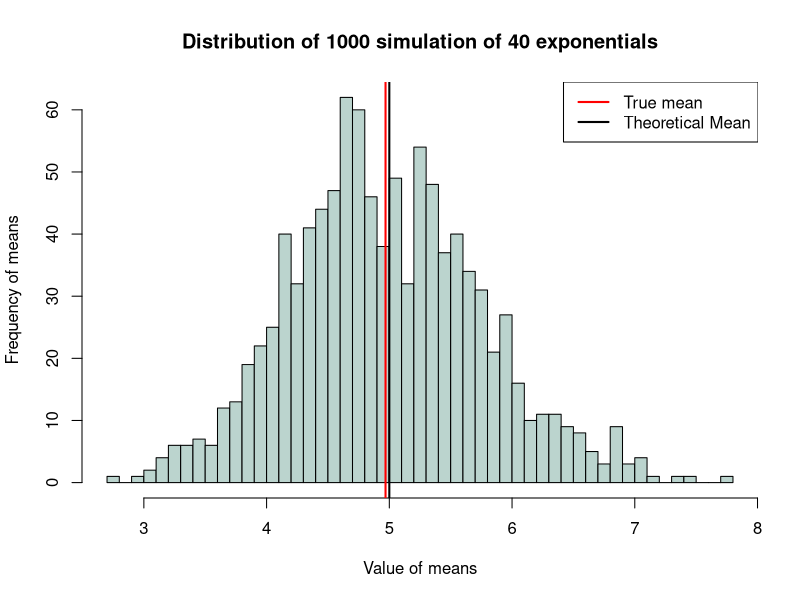
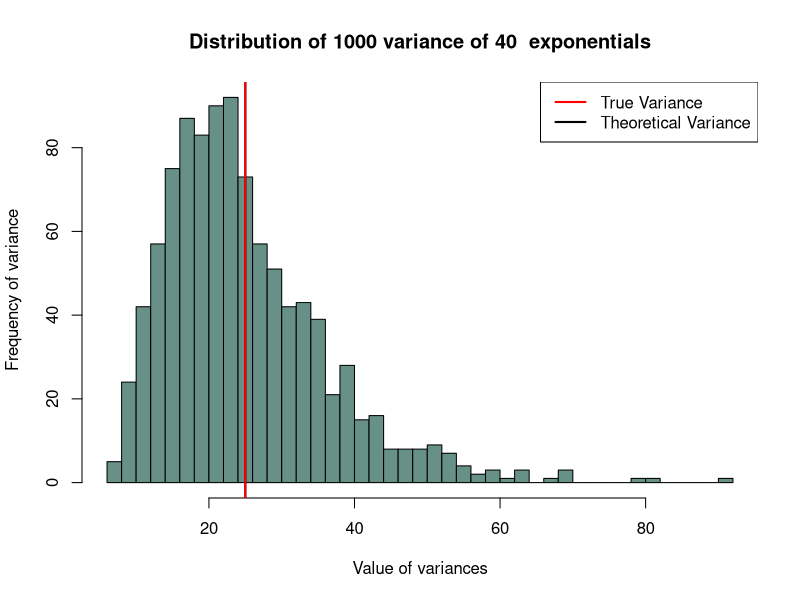

The R script that drew these images, in order: (Note: this script raises an error after producing the figures.)
## ---- chunk 1
lambda <- 0.2
mean <- 1/lambda
std <- 1/lambda
n_simulations <- 1000
n_exponentials <- 40

set.seed(50)

# Generate 1000 simulations of 40 exponentials
distSims <- matrix(rexp(n_exponentials*n_simulations, lambda), nrow=n_simulations, ncol=n_exponentials)

# Calculate the mean for each simulation (row of the matrix)
# MARGIN=1 indicate that apply calculates the mean through each row
distMeans <- apply(X=distSims, MARGIN=1, FUN=mean)

# Calculate the std for each simulation (row of the matrix)
# MARGIN=1 indicate that apply calculates the std through each row
distVars <- apply(X=distSims, MARGIN=1, FUN=var)
## ---- chunk 2
hist(x = distMeans,
     main = "Distribution of 1000 simulation of 40 exponentials",
     freq = TRUE,
     breaks = 50,
     xlab = "Value of means", 
     ylab = "Frequency of means", 
     col = "#bbd4ce",
     border = NULL)

abline(v = 1/lambda, lty = 1, lwd = 2, col = "black")

abline(v = mean(distMeans), lty = 1, lwd = 2, col = "red")

legend("topright", lty = 1, lwd =2, col=c("red", "black"), legend=c("True mean", "Theoretical Mean"))

## ---- chunk 3
trueVariance <- mean(distVars)
theoricalVariance <- (1/lambda)^2

sprintf("True Variance %f", trueVariance)
sprintf("Theorical Variance %f", theoricalVariance)
## ---- chunk 4
hist(distVars, breaks = 50, main = "Distribution of 1000 variance of 40  exponentials", xlab = "Value of variances", ylab = "Frequency of variance", col = "#679186")

abline(v = theoricalVariance, lty = 1, lwd = 2, col = "black")

abline(v = trueVariance, lty = 1, lwd = 2, col = "red")

legend("topright", lty = 1, lwd =2, col=c("red", "black"), legend=c("True Variance", "Theoretical Variance"))

## ---- chunk 5
standardError <- mean(distMeans)/sqrt(n_exponentials)

# normalization function
standNormalFunc <- function(b){
        round((b - mean(distMeans))/standardError,2)
}

#normalized data of averages
distNormalMeans <- unlist(lapply(distMeans, FUN=standNormalFunc))


library(tibble)
df <- enframe(distNormalMeans)

## ---- chunk 6

# load "tidyverse" plotting package
library(ggplot2)


histogram <- ggplot() + 
        geom_histogram(aes(x = df$value, y = ..density..),
                       bins = 30,
                       color = "#315F85",
                       fill="#315F85",
                       alpha = 0.7
        ) +
        labs(
                title = 'Comparing sample mean with CLT standard normal distribution',
                x = 'Mean',
                y = 'Frequency'
        ) +
        geom_vline(
                xintercept = mean(distMeans) - (1/lambda), 
                color = "#264e70",
                size = 1,
                linetype="dashed"
        ) +
        geom_vline(
                xintercept = 0, 
                color = "#fdebd3",
                size = 1,
                linetype="dashed"
        ) + 
        stat_function(
                aes(x = df$value),
                size = 1,
                fun = dnorm,
                color = "#D6B78B",
                args = list(
                        mean = 0,
                        sd = 1
                )
        )
        

plot(histogram)
